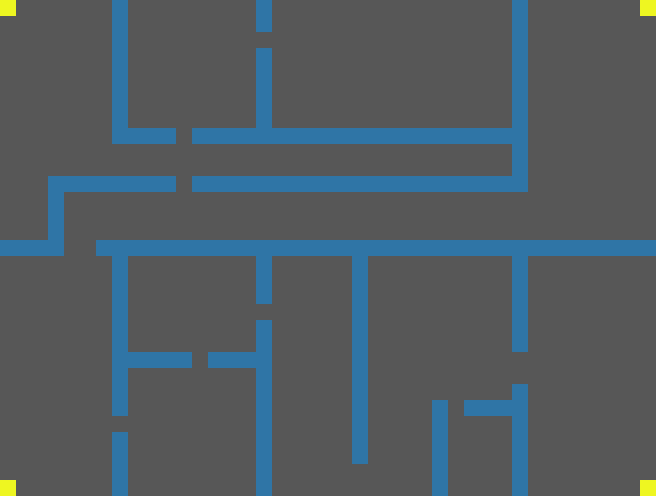

A 2D game scene composited from a Tiled map and its tileset images. What follows is a short description and the map's XML, with each tile layer's data collapsed to a summary:
An orthogonal 41x31 tile map with 16x16 px tiles, 1 tile layer (floor) and 24 objects (start, goal).

<map version="1.0" orientation="orthogonal" renderorder="right-down" width="41" height="31" tilewidth="16" tileheight="16" nextobjectid="54">
 <tileset firstgid="1" name="tilemap" tilewidth="16" tileheight="16" tilecount="4">
  <image source="tilemap.png" width="32" height="32" />
 </tileset>
 <layer name="floor" width="41" height="31">
  <data>[1271 cells, 1271 non-empty, 3 distinct tile ids]</data>
 </layer>
 <objectgroup name="walls">
  <object id="26" x="112" y="0" width="16" height="144" />
  <object id="27" x="128" y="128" width="48" height="16" />
  <object id="28" x="256" y="0" width="16" height="32" />
  <object id="29" x="256" y="48" width="16" height="80" />
  <object id="30" x="192" y="128" width="320" height="16" />
  <object id="31" x="512" y="0" width="16" height="176" />
  <object id="32" x="512" y="256" width="16" height="96" />
  <object id="34" x="96" y="240" width="560" height="16" />
  <object id="35" x="512" y="384" width="16" height="112" />
  <object id="36" x="432" y="400" width="16" height="96" />
  <object id="37" x="464" y="400" width="48" height="16" />
  <object id="38" x="256" y="256" width="16" height="48" />
  <object id="39" x="256" y="320" width="16" height="176" />
  <object id="40" x="112" y="256" width="16" height="160" />
  <object id="41" x="112" y="432" width="16" height="64" />
  <object id="42" x="128" y="352" width="64" height="16" />
  <object id="43" x="208" y="352" width="48" height="16" />
  <object id="44" x="0" y="240" width="64" height="16" />
  <object id="46" x="352" y="256" width="16" height="208" />
  <object id="48" x="192" y="176" width="336" height="16" />
  <object id="49" x="48" y="176" width="16" height="64" />
  <object id="50" x="64" y="176" width="112" height="16" />
 </objectgroup>
 <objectgroup name="spawn">
  <object id="51" name="start" x="48" y="64">
   <ellipse />
  </object>
  <object id="52" name="goal" x="592" y="127">
   <ellipse />
  </object>
 </objectgroup>
</map>
